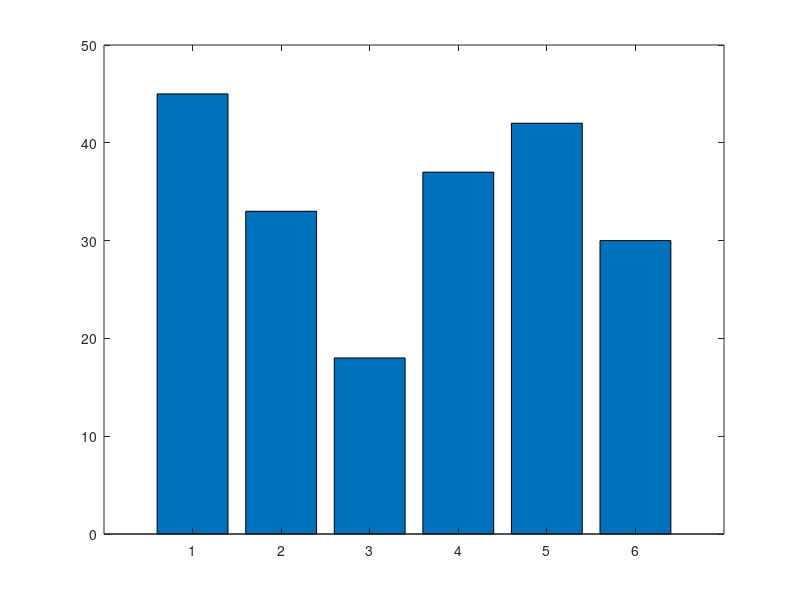

The MATLAB script that drew this image: (Note: this script raises an error after producing the figure.)
%% Fig1
figure;
set(gcf,'Color',[1 1 1]);
Data = transpose([45 33 18 37 42 30]);
ylim([0 50]);
bar(Data);
sigasterisk(1,1,2,5,"*",Data);
title("Fig 1");

%% Fig2
figure;
set(gcf,'Color',[1 1 1]);
Data = [10 20 30;15 20 5;45 90 10;16 17 13;80 10 30;40 60 10];
bar(Data);
sigasterisk(1,1,2,3,"*",Data);
sigasterisk(1,1,2,4,"*",Data);
title("Fig 2");
ylim([0 95]);

%% Fig3
figure;
set(gcf,'Color',[1 1 1]);
bar(Data);
sigasterisk(2,3,3,3,"*",Data);
title("Fig 3");

%% Fig4
figure;
set(gcf,'Color',[1 1 1]);
Errors = rand(6,3)*5;
bar(Data);
add_errorbar(Errors, Data);
sigasterisk(2,3,1,1,"*",Data,Errors);
title("Fig 4");
